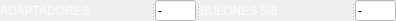
              <widget class="QSplitter" name="splitter_2">
               <property name="orientation">
                <enum>Qt::Horizontal</enum>
               </property>
               <widget class="QLabel" name="label_8">
                <property name="minimumSize">
                 <size>
                  <width>151</width>
                  <height>21</height>
                 </size>
                </property>
                <property name="maximumSize">
                 <size>
                  <width>151</width>
                  <height>16777215</height>
                 </size>
                </property>
                <property name="styleSheet">
                 <string notr="true">color: rgb(255, 255, 255);
font: 75 italic 8pt &quot;Arial&quot;;</string>
                </property>
                <property name="text">
                 <string>ADAPTADORES</string>
                </property>
               </widget>
               <widget class="QLineEdit" name="adaptadores_tractor">
                <property name="minimumSize">
                 <size>
                  <width>41</width>
                  <height>21</height>
                 </size>
                </property>
                <property name="maximumSize">
                 <size>
                  <width>41</width>
                  <height>21</height>
                 </size>
                </property>
                <property name="styleSheet">
                 <string notr="true">background-color: rgb(255, 255, 255);</string>
                </property>
                <property name="text">
                 <string>-</string>
                </property>
               </widget>
               <widget class="QLabel" name="label_19">
                <property name="minimumSize">
                 <size>
                  <width>151</width>
                  <height>21</height>
                 </size>
                </property>
                <property name="maximumSize">
                 <size>
                  <width>151</width>
                  <height>16777215</height>
                 </size>
                </property>
                <property name="styleSheet">
                 <string notr="true">color: rgb(255, 255, 255);
font: 75 italic 8pt &quot;Arial&quot;;</string>
                </property>
                <property name="text">
                 <string>BULONES 5/8</string>
                </property>
               </widget>
               <widget class="QLineEdit" name="bulones58_tractor">
                <property name="minimumSize">
                 <size>
                  <width>41</width>
                  <height>21</height>
                 </size>
                </property>
                <property name="maximumSize">
                 <size>
                  <width>41</width>
                  <height>21</height>
                 </size>
                </property>
                <property name="styleSheet">
                 <string notr="true">background-color: rgb(255, 255, 255);</string>
                </property>
                <property name="text">
                 <string>-</string>
                </property>
               </widget>
              </widget>
